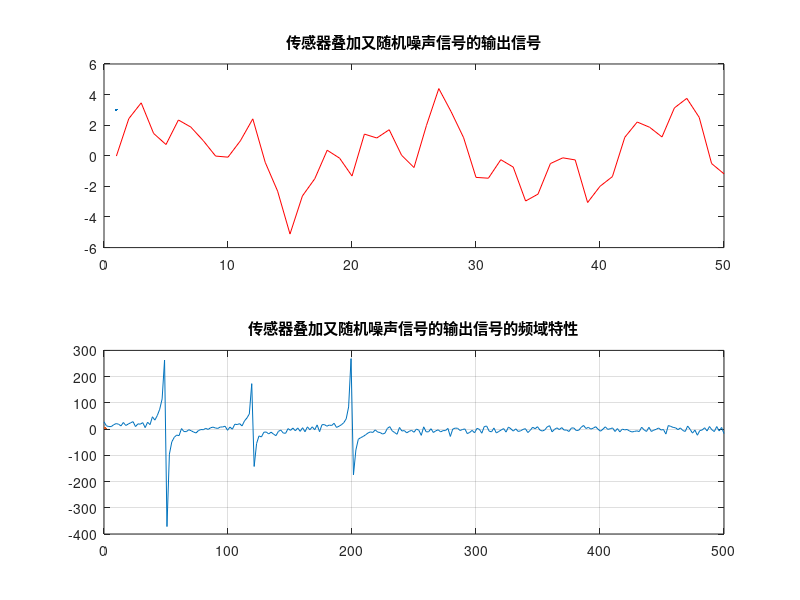

Reproduce this figure in MATLAB.
% ========================================================================
% 李维波教授《MATLAB在电气工程中的应用学习笔记
% 第二章 MATLAB的数值计算方法 
% by Vico Zhang, 2022/3/13
% ------------------------------------------------------------------------
% version-1.0-2022/3/13 : 第一部分程序录入，并对程序进行了简化
% ------------------------------------------------------------------------
% 运行时需要以节为单位运行
% ========================================================================

%% 2.2 变量运算

%% 绘制削顶的整流正弦半波
clc;clear;close;
t = linspace(0, 3*pi, 600);
y = 100 * sin(t);
z1 = (t<pi|t>2*pi).*y;
w = (t>pi/3&t<2*pi/3)+(t>7*pi/3&t<8*pi/3);
w_n = ~w;
z2 = w*100*sin(pi/3)+w_n.*z1;
subplot(1,3,1)
plot(t, y, 'r:', LineWidth=3)
title('正弦曲线')
ylabel('y')
subplot(1,3,2)
plot(t, z1, 'b:', LineWidth=3)
xlabel('t')
axis([0 10 -100 100])
title('整流半波波形')
subplot(1,3,3)
plot(t, z2, 'g-', LineWidth=3)
axis([0 10 -100 100])
title('削顶整流半波')

%% 因式分解
clc;clear;close
num = conv([1 0 2], conv([1 4],[1 1]));
den = [1 0 1 1];
[r, p, k] = residue(num, den);

%% 一维多项式插值
clc;clear
ys = [0 0.8 .7 .9 .6 1 0 .1 -.3 -.7 -.9 -.2 -.1 0 -.4 -.7 0 1];
xs = 0:length(ys)-1;
x = 0:0.1:length(ys)-1;
y1 = interp1(xs, ys, x, 'nearest');
y2 = interp1(xs, ys, x, 'linear');
y3 = interp1(xs, ys, x, 'spline');
y4 = interp1(xs, ys, x, 'cubic');
plot(xs,ys,'+k',x,y1,':r',x,y2,'-m',x,y3,'--b',x,y4,'--c');
legend('sampled point','nearest','linear','spline','cubic');
title('多项式插值')
grid on

%% 快速傅里叶变换
clc;clear;
t = 0:0.001:0.6;
x = 2*sin(2*pi*50*t)+1*sin(2*pi*120*t)+1.5*sin(2*pi*200*t);
y = x+0.5*randn(size(x));
subplot(2,1,1)
plot(y(1:50),'r',LineWidth=3)
title('传感器叠加又随机噪声信号的输出信号')
Y = fft(y,512);
f = 1000*(0:256)/512;
subplot(2,1,2)
plot(f,Y(1:257),LineWidth=3)
title('传感器叠加又随机噪声信号的输出信号的频域特性')
grid on 

